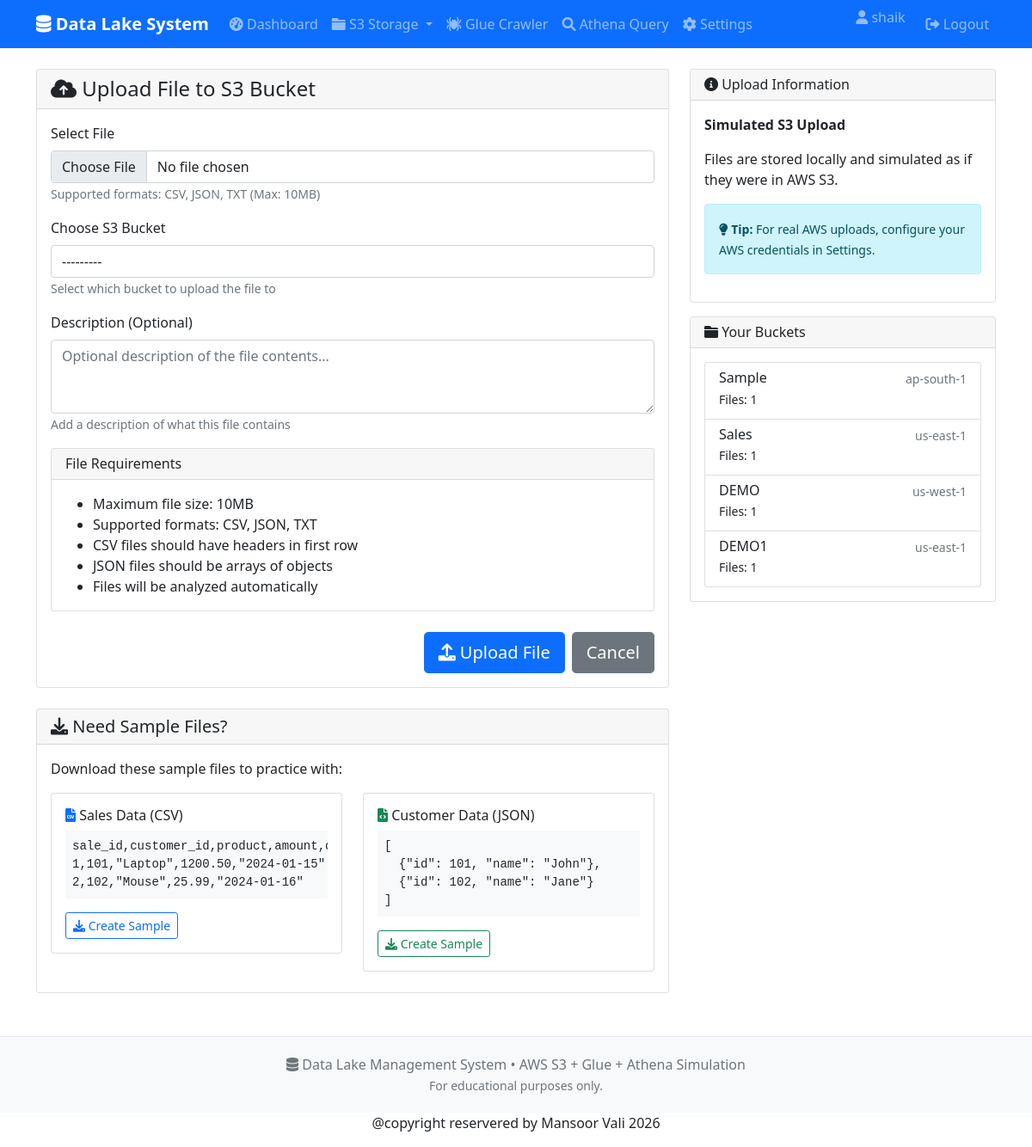
The app's page /file/upload/ (signed in) with its own data.
### datalake_app/models.py (models this page shows)
class S3Bucket(models.Model):
    name = models.CharField(max_length=255, unique=True)
    region = models.CharField(max_length=100, default='us-east-1')
    created_by = models.ForeignKey(User, on_delete=models.CASCADE)
    created_at = models.DateTimeField(auto_now_add=True)
    is_real_aws = models.BooleanField(default=False)
    aws_bucket_arn = models.CharField(max_length=500, blank=True, null=True)
    def __str__(self):
        return self.name

### datalake_app/views.py (the view)
# urls.py: path('file/upload/', views.upload_file, name='upload_file'),
@login_required
def upload_file(request):
    if request.method == 'POST':
        form = FileUploadForm(request.user, request.POST, request.FILES)
        if form.is_valid():
            uploaded_file = request.FILES['file']
            bucket = form.cleaned_data['bucket']
            description = form.cleaned_data.get('description', '')
            file_name = uploaded_file.name
            file_size_mb = uploaded_file.size / (1024 * 1024)  # Convert to MB
            file_ext = os.path.splitext(file_name)[1].lower()
            file_type_map = {
                '.csv': 'csv',
                '.json': 'json',
                '.txt': 'text',
                '.parquet': 'parquet',
                '.avro': 'avro'
            }
            file_type = file_type_map.get(file_ext, 'unknown')
            file_content = uploaded_file.read().decode('utf-8', errors='ignore')
            metadata = analyze_file_content(file_content, file_type, file_name)
            metadata['description'] = description
            metadata['original_filename'] = file_name
            metadata['uploaded_by'] = request.user.username
            local_file_path = save_file_locally(uploaded_file, request.user.username, bucket.name)
            data_file = DataFile.objects.create(
                name=file_name,
                bucket=bucket,
                file_type=file_type,
                size_mb=round(file_size_mb, 2),
                created_by=request.user,
                metadata=json.dumps(metadata),
                local_file_path=local_file_path,
                is_real_aws=False  # For now, we're simulating
            )
            messages.success(request, f'File "{file_name}" uploaded successfully!')
            return redirect('list_files')
    else:
        form = FileUploadForm(request.user)
    buckets = S3Bucket.objects.filter(created_by=request.user)
    return render(request, 'datalake/upload_file.html', {
        'form': form,
        'buckets': buckets
    })

### datalake_app/forms.py
class FileUploadForm(forms.Form):
    file = forms.FileField(
        widget=forms.FileInput(attrs={
            'class': 'form-control',
            'accept': '.csv,.json,.txt'
        }),
        label="Choose File"
    )
    bucket = forms.ModelChoiceField(
        queryset=S3Bucket.objects.none(),
        widget=forms.Select(attrs={'class': 'form-control'}),
        label="S3 Bucket"
    )
    description = forms.CharField(
        required=False,
        widget=forms.Textarea(attrs={
            'class': 'form-control',
            'rows': 3,
            'placeholder': 'Optional description of the file contents...'
        }),
        label="Description"
    )
    def __init__(self, user, *args, **kwargs):
        super().__init__(*args, **kwargs)
        self.fields['bucket'].queryset = S3Bucket.objects.filter(created_by=user)

### templates/datalake/upload_file.html (shortened to what this page needs)
{% extends 'base.html' %}
{% block content %}
<div class="row">
    <div class="col-md-8">
        <div class="card">
            <div class="card-header">
                <h4 class="mb-0">
                    <i class="fas fa-cloud-upload-alt"></i>
                    Upload File to S3 Bucket
                </h4>
            </div>
            <div class="card-body">
                {% if not buckets %}
                <div class="alert alert-warning">
                    <i class="fas fa-exclamation-triangle"></i>
                    You need to create an S3 bucket first before uploading files.
                    <a href="{% url 'create_bucket' %}" class="alert-link">Create a bucket</a>
                </div>
                {% else %}
                <form method="post" enctype="multipart/form-data">
                    <div class="mb-3">
                        <label for="id_file" class="form-label">Select File</label>
                        {{ form.file }}
                        <small class="form-text text-muted">
                            Supported formats: CSV, JSON, TXT (Max: 10MB)
                        </small>
                    </div>
                    <div class="mb-3">
                        <label for="id_bucket" class="form-label">Choose S3 Bucket</label>
                        {{ form.bucket }}
                        <small class="form-text text-muted">
                            Select which bucket to upload the file to
                        </small>
                    </div>
                    <div class="mb-3">
                        <label for="id_description" class="form-label">Description (Optional)</label>
                        {{ form.description }}
                        <small class="form-text text-muted">
                            Add a description of what this file contains
                        </small>
                    </div>
                    <div class="mb-4">
                        <div class="card">
                            <div class="card-header">
                                <h6 class="mb-0">File Requirements</h6>
                            </div>
                            <div class="card-body">
                                <ul class="mb-0">
                                    <li>Maximum file size: 10MB</li>
                                    <li>Supported formats: CSV, JSON, TXT</li>
                                    <li>CSV files should have headers in first row</li>
                                    <li>JSON files should be arrays of objects</li>
                                    <li>Files will be analyzed automatically</li>
                                </ul>
                            </div>
                        </div>
                    </div>
                    <div class="d-grid gap-2 d-md-flex justify-content-md-end">
                        <button type="submit" class="btn btn-primary btn-lg">
                            <i class="fas fa-upload"></i> Upload File
                        </button>
                        <a href="{% url 'dashboard' %}" class="btn btn-secondary btn-lg">Cancel</a>
                    </div>
                </form>
                {% endif %}
            </div>
        </div>
        <div class="card mt-4">
            <div class="card-header">
                <h5 class="mb-0">
                    <i class="fas fa-download"></i>
                    Need Sample Files?
                </h5>
            </div>
            <div class="card-body">
                <p>Download these sample files to practice with:</p>
                <div class="row">
                    <div class="col-md-6">
                        <div class="card mb-2">
                            <div class="card-body">
                                <h6><i class="fas fa-file-csv text-primary"></i> Sales Data (CSV)</h6>
                                <pre class="small bg-light p-2">sale_id,customer_id,product,amount,date
1,101,"Laptop",1200.50,"2024-01-15"
2,102,"Mouse",25.99,"2024-01-16"</pre>
                                <a href="#" class="btn btn-sm btn-outline-primary" onclick="createSampleCSV()">
                                    <i class="fas fa-download"></i> Create Sample
                                </a>
                            </div>
                        </div>
                    </div>
                    <div class="col-md-6">
                        <div class="card mb-2">
                            <div class="card-body">
                                <h6><i class="fas fa-file-code text-success"></i> Customer Data (JSON)</h6>
                                <pre class="small bg-light p-2">[
  {"id": 101, "name": "John"},
  {"id": 102, "name": "Jane"}
]</pre>
                                <a href="#" class="btn btn-sm btn-outline-success" onclick="createSampleJSON()">
                                    <i class="fas fa-download"></i> Create Sample
                                </a>
                            </div>
                        </div>
                    </div>
                </div>
            </div>
        </div>
    </div>
    <div class="col-md-4">
        <div class="card mb-3">
            <div class="card-header">
                <h6 class="mb-0">
                    <i class="fas fa-info-circle"></i>
                    Upload Information
                </h6>
            </div>
            <div class="card-body">
                <p><strong>Simulated S3 Upload</strong></p>
                <p>Files are stored locally and simulated as if they were in AWS S3.</p>
                <div class="alert alert-info">
                    <small>
                        <i class="fas fa-lightbulb"></i>
                        <strong>Tip:</strong> For real AWS uploads, configure your AWS credentials in Settings.
                    </small>
                </div>
            </div>
        </div>
        <div class="card">
            <div class="card-header">
                <h6 class="mb-0">
                    <i class="fas fa-folder"></i>
                    Your Buckets
                </h6>
            </div>
            <div class="card-body">
                {% if buckets %}
                <div class="list-group">
                    {% for bucket in buckets %}
                    <div class="list-group-item">
                        <div class="d-flex w-100 justify-content-between">
                            <h6 class="mb-1">{{ bucket.name }}</h6>
                            <small class="text-muted">{{ bucket.region }}</small>
                        </div>
                        <p class="mb-1 small">
                            Files: {{ bucket.datafile_set.count }}
                        </p>
                    </div>
                    {% endfor %}
                </div>
                {% else %}
                <p class="text-muted text-center">No buckets yet</p>
                {% endif %}
            </div>
        </div>
    </div>
</div>
{% endblock %}

### templates/base.html (shortened to what this page needs)
<!DOCTYPE html>
<html lang="en">
<head>
    <link href="https://cdn.jsdelivr.net/npm/bootstrap@5.1.3/dist/css/bootstrap.min.css" rel="stylesheet">
    <link rel="stylesheet" href="https://cdnjs.cloudflare.com/ajax/libs/font-awesome/6.0.0/css/all.min.css">
</head>
<body>
    <nav class="navbar navbar-expand-lg navbar-dark bg-primary">
        <div class="container">
            <a class="navbar-brand" href="{% url 'dashboard' %}">
                <i class="fas fa-database"></i> Data Lake System
            </a>
            <div class="collapse navbar-collapse" id="navbarNav">
                <ul class="navbar-nav me-auto">
                    {% if user.is_authenticated %}
                        <li class="nav-item">
                            <a class="nav-link {% if request.resolver_match.url_name == 'dashboard' %}active{% endif %}"
                               href="{% url 'dashboard' %}">
                                <i class="fas fa-tachometer-alt"></i> Dashboard
                            </a>
                        </li>
                        <li class="nav-item dropdown">
                            <a class="nav-link dropdown-toggle" href="#" role="button" data-bs-toggle="dropdown">
                                <i class="fas fa-folder"></i> S3 Storage
                            </a>
                        </li>
                        <li class="nav-item">
                            <a class="nav-link {% if request.resolver_match.url_name == 'glue_crawler' %}active{% endif %}"
                               href="{% url 'glue_crawler' %}">
                                <i class="fas fa-spider"></i> Glue Crawler
                            </a>
                        </li>
                        <li class="nav-item">
                            <a class="nav-link {% if request.resolver_match.url_name == 'execute_query' %}active{% endif %}"
                               href="{% url 'execute_query' %}">
                                <i class="fas fa-search"></i> Athena Query
                            </a>
                        </li>
                        <li class="nav-item">
                            <a class="nav-link {% if request.resolver_match.url_name == 'aws_config' %}active{% endif %}"
                               href="{% url 'aws_config' %}">
                                <i class="fas fa-cog"></i> Settings
                            </a>
                        </li>
                    {% endif %}
                </ul>
                <ul class="navbar-nav">
                    {% if user.is_authenticated %}
                        <li class="nav-item">
                            <span class="navbar-text me-3">
                                <i class="fas fa-user"></i> {{ user.username }}
                            </span>
                        </li>
                        <li class="nav-item">
                            <a class="nav-link" href="{% url 'logout' %}">
                                <i class="fas fa-sign-out-alt"></i> Logout
                            </a>
                        </li>
                    {% endif %}
                </ul>
            </div>
        </div>
    </nav>
    <div class="container mt-4">
        {% block content %}{% endblock %}
    </div>
    <footer class="footer">
        <div class="container text-center">
            <p class="text-muted mb-0">
                <i class="fas fa-database"></i> Data Lake Management System
                • AWS S3 + Glue + Athena Simulation
            </p>
            <small class="text-muted">
                For educational purposes only. {% if not user.aws_config.use_real_aws %}Running in local simulation mode.{% endif %}
            </small>
        </div>
    </footer>
    <center><marquee><p>@copyright reservered by Mansoor Vali 2026</p></center></marquee>
</body>
</html>

### templates/base.html (style rules this page uses)
.navbar-brand { font-weight: bold; }
.footer { margin-top: 50px; padding: 20px 0; background-color: #f8f9fa; border-top: 1px solid #e3e6f0; }

### records on screen
S3Bucket: name "Sample", region "ap-south-1", datafile_set.count "1"
S3Bucket: name "Sales", region "us-east-1", datafile_set.count "1"
S3Bucket: name "DEMO", region "us-west-1", datafile_set.count "1"
S3Bucket: name "DEMO1", region "us-east-1", datafile_set.count "1"

### other values on screen
{{ user.username }} "shaik"
